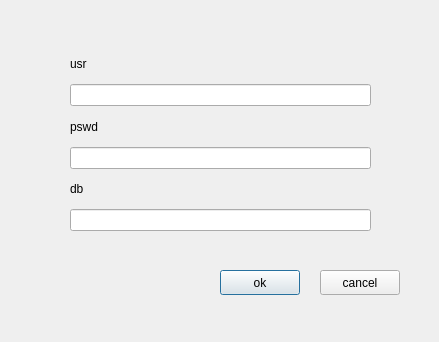
<?xml version="1.0" encoding="UTF-8"?>
<ui version="4.0">
 <class>LoginPrompt</class>
 <widget class="QDialog" name="LoginPrompt">
  <property name="windowModality">
   <enum>Qt::NonModal</enum>
  </property>
  <property name="geometry">
   <rect>
    <x>0</x>
    <y>0</y>
    <width>439</width>
    <height>342</height>
   </rect>
  </property>
  <property name="sizePolicy">
   <sizepolicy hsizetype="Fixed" vsizetype="Fixed">
    <horstretch>0</horstretch>
    <verstretch>0</verstretch>
   </sizepolicy>
  </property>
  <property name="windowTitle">
   <string>Dialog</string>
  </property>
  <widget class="QWidget" name="verticalLayoutWidget">
   <property name="geometry">
    <rect>
     <x>70</x>
     <y>50</y>
     <width>301</width>
     <height>181</height>
    </rect>
   </property>
   <layout class="QVBoxLayout" name="layout">
    <item>
     <widget class="QLabel" name="usrL">
      <property name="text">
       <string>usr</string>
      </property>
     </widget>
    </item>
    <item>
     <widget class="QLineEdit" name="usr"/>
    </item>
    <item>
     <widget class="QLabel" name="pswdL">
      <property name="text">
       <string>pswd</string>
      </property>
     </widget>
    </item>
    <item>
     <widget class="QLineEdit" name="pswd"/>
    </item>
    <item>
     <widget class="QLabel" name="dbL">
      <property name="text">
       <string>db</string>
      </property>
     </widget>
    </item>
    <item>
     <widget class="QLineEdit" name="db"/>
    </item>
   </layout>
  </widget>
  <widget class="QPushButton" name="ok">
   <property name="geometry">
    <rect>
     <x>220</x>
     <y>270</y>
     <width>80</width>
     <height>25</height>
    </rect>
   </property>
   <property name="text">
    <string>ok</string>
   </property>
  </widget>
  <widget class="QPushButton" name="cancel">
   <property name="geometry">
    <rect>
     <x>320</x>
     <y>270</y>
     <width>80</width>
     <height>25</height>
    </rect>
   </property>
   <property name="text">
    <string>cancel</string>
   </property>
  </widget>
 </widget>
 <resources/>
 <connections/>
</ui>
